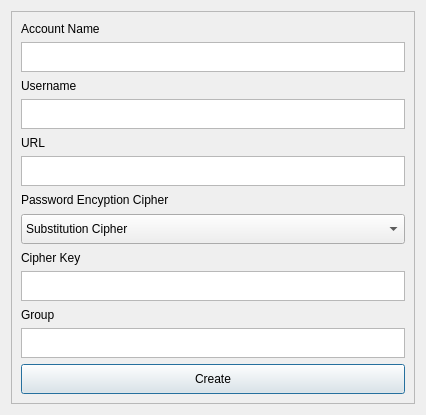
<?xml version="1.0" encoding="UTF-8"?>
<ui version="4.0">
 <class>Dialog</class>
 <widget class="QDialog" name="Dialog">
  <property name="geometry">
   <rect>
    <x>0</x>
    <y>0</y>
    <width>426</width>
    <height>415</height>
   </rect>
  </property>
  <property name="windowTitle">
   <string>Dialog</string>
  </property>
  <layout class="QGridLayout" name="gridLayout">
   <item row="0" column="0">
    <widget class="QScrollArea" name="scrollArea">
     <property name="minimumSize">
      <size>
       <width>0</width>
       <height>0</height>
      </size>
     </property>
     <property name="widgetResizable">
      <bool>true</bool>
     </property>
     <widget class="QWidget" name="scrollAreaWidgetContents">
      <property name="geometry">
       <rect>
        <x>0</x>
        <y>0</y>
        <width>406</width>
        <height>395</height>
       </rect>
      </property>
      <layout class="QVBoxLayout" name="verticalLayout">
       <item>
        <widget class="QLabel" name="account_heading">
         <property name="text">
          <string>Account Name</string>
         </property>
        </widget>
       </item>
       <item>
        <widget class="QPlainTextEdit" name="account_input">
         <property name="maximumSize">
          <size>
           <width>16777215</width>
           <height>30</height>
          </size>
         </property>
        </widget>
       </item>
       <item>
        <widget class="QLabel" name="username_heading">
         <property name="text">
          <string>Username</string>
         </property>
        </widget>
       </item>
       <item>
        <widget class="QPlainTextEdit" name="username_input">
         <property name="maximumSize">
          <size>
           <width>16777215</width>
           <height>30</height>
          </size>
         </property>
        </widget>
       </item>
       <item>
        <widget class="QLabel" name="url_heading">
         <property name="text">
          <string>URL</string>
         </property>
        </widget>
       </item>
       <item>
        <widget class="QPlainTextEdit" name="url_input">
         <property name="maximumSize">
          <size>
           <width>16777215</width>
           <height>30</height>
          </size>
         </property>
        </widget>
       </item>
       <item>
        <widget class="QLabel" name="cipher_heading">
         <property name="text">
          <string>Password Encyption Cipher</string>
         </property>
        </widget>
       </item>
       <item>
        <widget class="QComboBox" name="cipher_choice">
         <property name="minimumSize">
          <size>
           <width>0</width>
           <height>30</height>
          </size>
         </property>
         <property name="maximumSize">
          <size>
           <width>16777215</width>
           <height>30</height>
          </size>
         </property>
         <item>
          <property name="text">
           <string>Substitution Cipher</string>
          </property>
         </item>
         <item>
          <property name="text">
           <string>Caesar Cipher</string>
          </property>
         </item>
        </widget>
       </item>
       <item>
        <widget class="QLabel" name="key_heading">
         <property name="text">
          <string>Cipher Key</string>
         </property>
        </widget>
       </item>
       <item>
        <widget class="QPlainTextEdit" name="key_input">
         <property name="maximumSize">
          <size>
           <width>16777215</width>
           <height>30</height>
          </size>
         </property>
        </widget>
       </item>
       <item>
        <widget class="QLabel" name="group_heading">
         <property name="text">
          <string>Group</string>
         </property>
        </widget>
       </item>
       <item>
        <widget class="QPlainTextEdit" name="group_input">
         <property name="maximumSize">
          <size>
           <width>16777215</width>
           <height>30</height>
          </size>
         </property>
        </widget>
       </item>
       <item>
        <widget class="QPushButton" name="create_btn">
         <property name="minimumSize">
          <size>
           <width>0</width>
           <height>30</height>
          </size>
         </property>
         <property name="maximumSize">
          <size>
           <width>16777215</width>
           <height>30</height>
          </size>
         </property>
         <property name="text">
          <string>Create</string>
         </property>
        </widget>
       </item>
      </layout>
     </widget>
    </widget>
   </item>
  </layout>
 </widget>
 <resources/>
 <connections/>
</ui>
